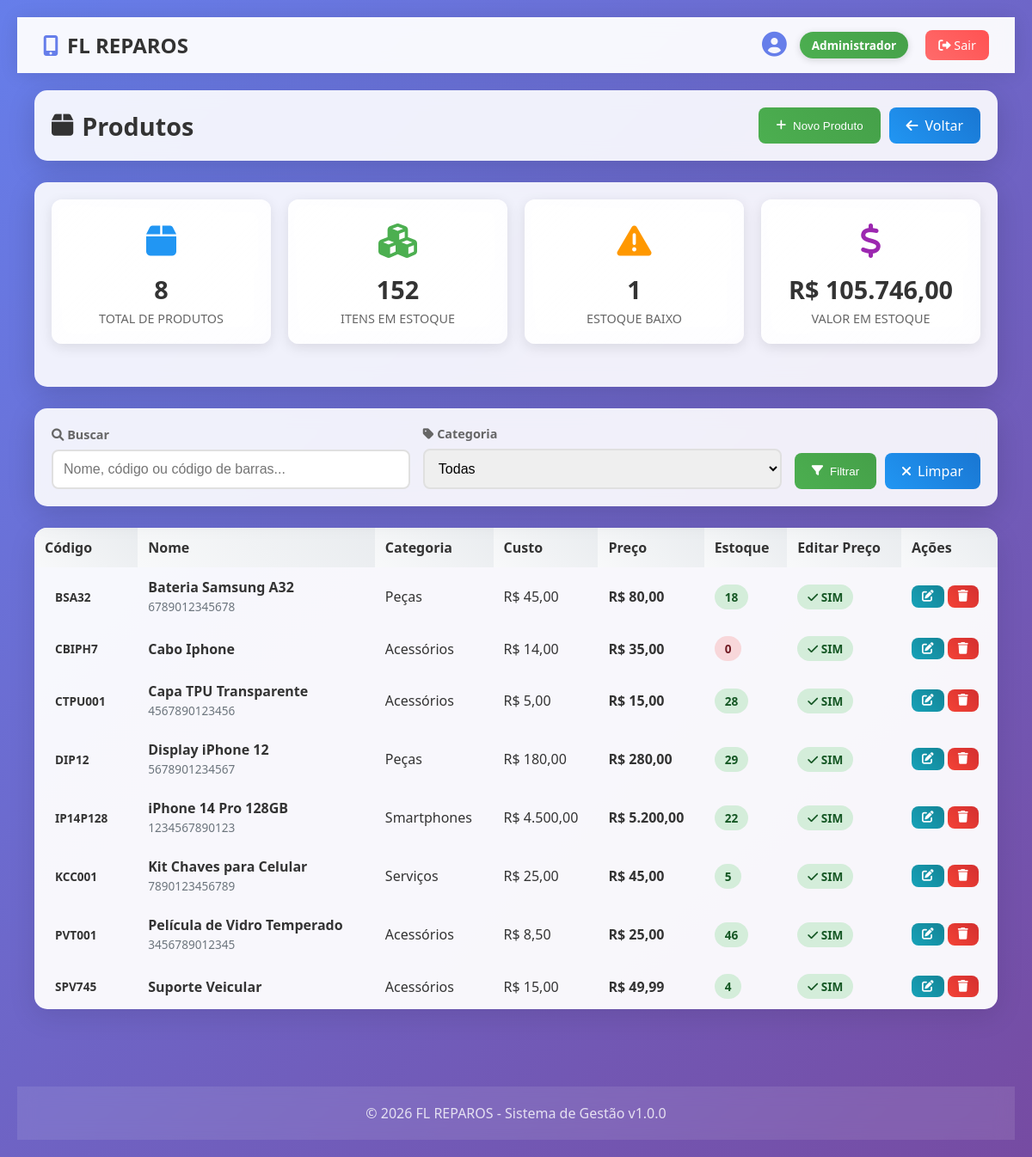
Before: /modules/products/index.php (signed in) with the older database file.
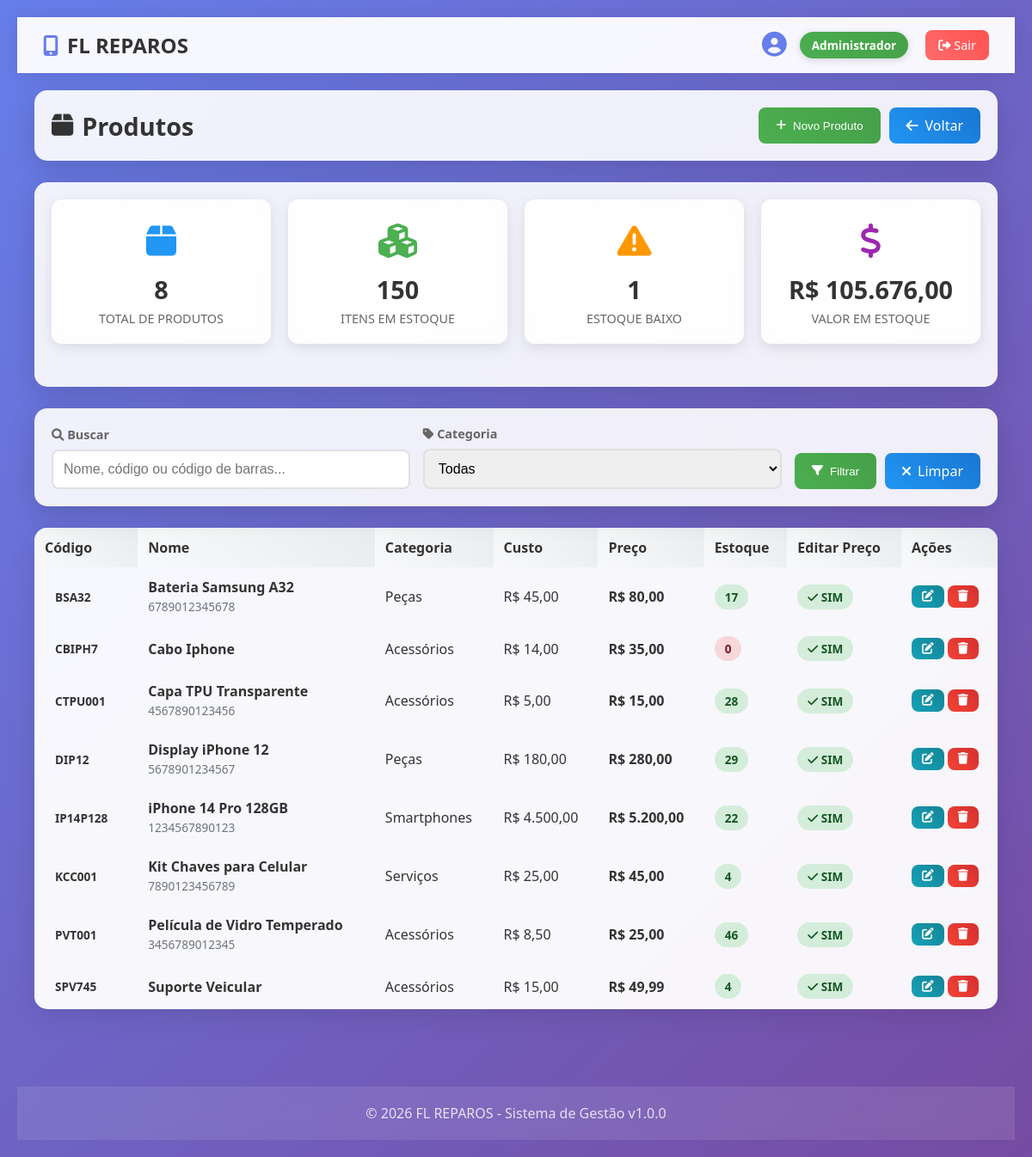
After: the same page with the newer database file.
### tables this page shows
CREATE TABLE `products` (
  `id` int(11) NOT NULL AUTO_INCREMENT,
  `name` varchar(200) NOT NULL,
  `code` varchar(50) DEFAULT NULL,
  `barcode` varchar(50) DEFAULT NULL,
  `category_id` int(11) DEFAULT NULL,
  `cost_price` decimal(10,2) DEFAULT 0.00,
  `sale_price` decimal(10,2) DEFAULT 0.00,
  `allow_price_edit` tinyint(1) DEFAULT 1 COMMENT 'Permite editar preço na venda (0=Não, 1=Sim)',
  `stock_quantity` int(11) DEFAULT 0,
  `min_stock` int(11) DEFAULT 0,
  `description` text DEFAULT NULL,
  `active` tinyint(1) DEFAULT 1,
  `created_at` timestamp NULL DEFAULT current_timestamp(),
  `updated_at` timestamp NULL DEFAULT current_timestamp() ON UPDATE current_timestamp(),
  PRIMARY KEY (`id`),
  KEY `category_id` (`category_id`),
  CONSTRAINT `products_ibfk_1` FOREIGN KEY (`category_id`) REFERENCES `categories` (`id`)
);

CREATE TABLE `categories` (
  `id` int(11) NOT NULL AUTO_INCREMENT,
  `name` varchar(100) NOT NULL,
  `description` text DEFAULT NULL,
  `active` tinyint(1) DEFAULT 1,
  `created_at` timestamp NULL DEFAULT current_timestamp(),
  PRIMARY KEY (`id`)
);

### config/app.php (called while the page is built, shortened)
<?php
function formatMoney($value) {
    return 'R$ ' . number_format($value, 2, ',', '.');
}
?>

### config/permissions.php (called while the page is built, shortened)
<?php
function isAdmin() {
    return isset($_SESSION['user_role']) && $_SESSION['user_role'] === 'admin';
}

### modules/products/index.php (the view, shortened to what the changed rows need)
<?php
include_once '../../config/app.php';
include_once '../../config/database.php';
$isAdmin = isAdmin();
$stats = $pdo->query("
    SELECT
        COUNT(*) as total_products,
        COALESCE(SUM(stock_quantity), 0) as total_stock,
        COUNT(CASE WHEN stock_quantity <= min_stock THEN 1 END) as low_stock_count,
        COALESCE(SUM(stock_quantity * cost_price), 0) as total_inventory_value
    FROM products
    WHERE active = 1
")->fetch();
$where = ["p.active = 1"];
$params = [];
$where_clause = implode(' AND ', $where);
$stmt = $pdo->prepare("
    SELECT p.*, c.name as category_name
    FROM products p
    LEFT JOIN categories c ON p.category_id = c.id
    WHERE $where_clause
    ORDER BY p.name ASC
");
$stmt->execute($params);
$products = $stmt->fetchAll();
include '../../includes/header.php';
?>
<!DOCTYPE html>
<html lang="pt-BR">
<head>
    <link href="https://cdnjs.cloudflare.com/ajax/libs/font-awesome/6.0.0/css/all.min.css" rel="stylesheet">
</head>
<body>
    <div class="container">
        <div class="header">
            <h1><i class="fas fa-box"></i> Produtos</h1>
        </div>
        <div class="stats-box">
            <div class="stats-grid">
                <div class="stat-card green">
                    <div class="icon"><i class="fas fa-cubes"></i></div>
                    <div class="value"><?= number_format($stats['total_stock']) ?></div>
                    <div class="label">Itens em Estoque</div>
                </div>
                <div class="stat-card purple">
                    <div class="icon"><i class="fas fa-dollar-sign"></i></div>
                    <div class="value"><?= formatMoney($stats['total_inventory_value']) ?></div>
                    <div class="label">Valor em Estoque</div>
                </div>
            </div>
        </div>
        <table class="table">
                <thead>
                    <tr>
                        <th>Código</th>
                        <th>Nome</th>
                        <th>Categoria</th>
                        <th>Custo</th>
                        <th>Preço</th>
                        <th>Estoque</th>
                        <th>Editar Preço</th>
                        <th>Ações</th>
                    </tr>
                </thead>
                <tbody>
                    <?php if (empty($products)): ?>
                    <tr>
                        <td colspan="8" class="empty-state">
                            <i class="fas fa-box-open"></i>
                            <p>Nenhum produto encontrado</p>
                        </td>
                    </tr>
                    <?php else: ?>
                    <?php foreach ($products as $product): ?>
                    <tr>
                        <td><span class="badge"><?= htmlspecialchars($product['code']) ?></span></td>
                        <td>
                            <strong><?= htmlspecialchars($product['name']) ?></strong>
                            <?php if ($product['barcode']): ?>
                            <br><small class="text-muted"><?= htmlspecialchars($product['barcode']) ?></small>
                            <?php endif; ?>
                        </td>
                        <td><?= htmlspecialchars($product['category_name'] ?? '-') ?></td>
                        <td><?= formatMoney($product['cost_price']) ?></td>
                        <td><strong><?= formatMoney($product['sale_price']) ?></strong></td>
                        <td>
                            <span class="badge badge-<?= $product['stock_quantity'] <= $product['min_stock'] ? 'danger' : 'success' ?>">
                                <?= $product['stock_quantity'] ?>
                            </span>
                        </td>
                        <td>
                            <?php if ($product['allow_price_edit']): ?>
                            <span class="badge badge-success"><i class="fas fa-check"></i> SIM</span>
                            <?php else: ?>
                            <span class="badge badge-danger"><i class="fas fa-lock"></i> NÃO</span>
                            <?php endif; ?>
                        </td>
                        <td>
                            <?php if ($isAdmin): ?>
                            <button class="btn btn-sm btn-info" onclick='openEditModal(<?= json_encode($product) ?>)' title="Editar">
                                <i class="fas fa-edit"></i>
                            </button>
                            <button class="btn btn-sm btn-danger" onclick="deleteProduct(<?= $product['id'] ?>)" title="Excluir">
                                <i class="fas fa-trash"></i>
                            </button>
                            <?php else: ?>
                            <button class="btn btn-sm btn-info" onclick='openViewModal(<?= json_encode($product) ?>)' title="Visualizar">
                                <i class="fas fa-eye"></i>
                            </button>
                            <?php endif; ?>
                        </td>
                    </tr>
                    <?php endforeach; ?>
                    <?php endif; ?>
                </tbody>
        </table>
    </div>
</body>
</html>
<?php include '../../includes/footer.php'; ?>

Changed rows visible on the page:
changed products "Bateria Samsung A32": stock_quantity "18" → "17"
changed products "Kit Chaves para Celular": stock_quantity "5" → "4"
Other visible differences:
$stats['total_stock']: "152" → "150"
formatMoney($stats['total_inventory_value']): "R$ 105.746,00" → "R$ 105.676,00"
